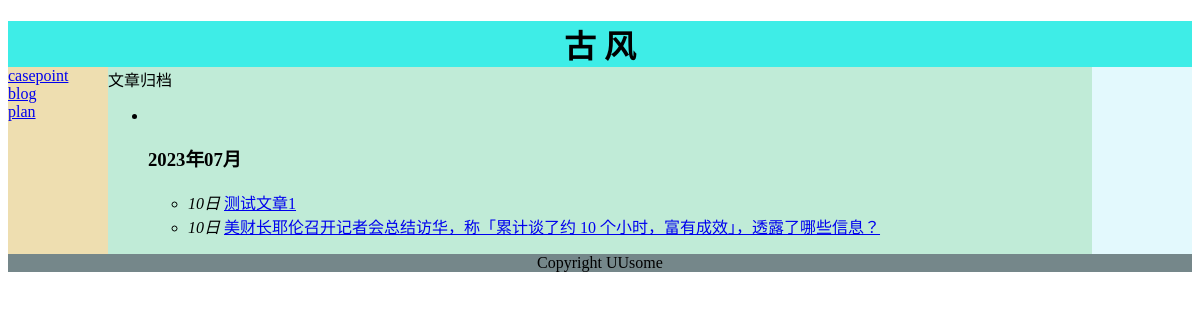
/blogarchive/, run on an earlier commit of the app's database.
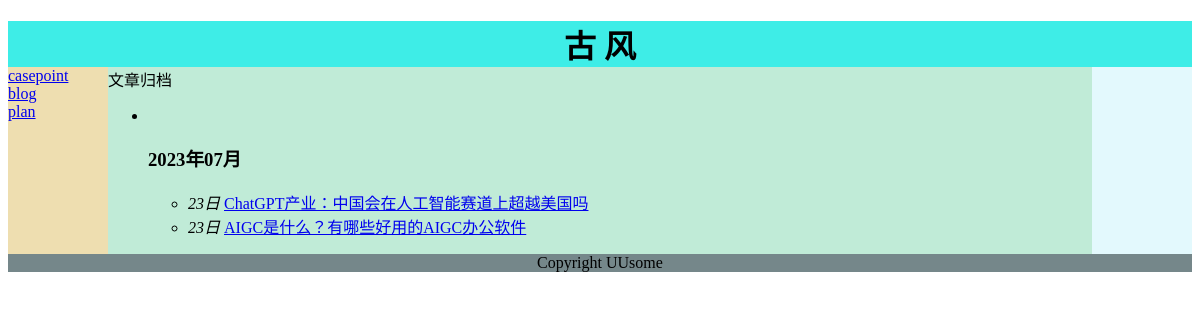
And on a later commit of the database.
### apps/blog/models.py (models this page shows, shortened)
class Article(models.Model):
    title = models.CharField(max_length=200)  # 博客标题
    category = models.ForeignKey('Category', verbose_name='文章类型', on_delete=models.CASCADE)
    date_time = models.DateField(auto_now_add=True)  # 博客日期
    content = models.TextField(blank=True, null=True)  # 文章正文
    digest = models.TextField(blank=True, null=True)  # 文章摘要
    author = models.CharField(max_length=64, verbose_name='作者')
    view = models.BigIntegerField(default=0)  # 阅读数
    comment = models.BigIntegerField(default=0)  # 评论数
    picture = models.CharField(max_length=200)  # 标题图片地址
    tag = models.ManyToManyField(Tag)  # 标签
    class Meta:  # 按时间降序
        ordering = ['-date_time']

### apps/blog/views.py (the view)
# urls.py: path('blogarchive/', views.archive, name='blogarchive'),
def archive(request):
    _blog_list = Article.objects.values("id", "title", "date_time").order_by('-date_time')
    archive_dict = {}
    for blog in _blog_list:
        pub_month = blog.get("date_time").strftime("%Y年%m月")
        if pub_month in archive_dict:
            archive_dict[pub_month].append(blog)
        else:
            archive_dict[pub_month] = [blog]
    data = sorted([{"date": _[0], "blogs": _[1]} for _ in archive_dict.items()], key=lambda item: item["date"],
                  reverse=True)
    return render(request, 'blog/archive.html', {"data": data})

### templates/blog/archive.html
{% extends "base-left.html" %}
{% load static %}
{% block content %}
    <section class="mysection">
        <div class="layui-card">
            <div class="layui-card-header">文章归档</div>
            <div class="layui-card-body">
                <ul class="layui-timeline">
                    {% for blog_list in data %}
                        <li class="layui-timeline-item">
                            <i class="layui-icon layui-timeline-axis">&#xe63f;</i>
                            <div class="layui-timeline-content layui-text">
                                <h3 class="layui-timeline-title" style="padding:0">{{ blog_list.date }}</h3>
                                <ul>
                                    {% for blog in blog_list.blogs %}
                                        <li>
                                            <em>{{ blog.date_time |date:"d" }}日</em>
                                            <a href="{% url "blogdetail" blog.id %}">{{ blog.title }}</a>
                                        </li>
                                    {% endfor %}
                                </ul>
                            </div>
                        </li>
                    {% endfor %}
                </ul>
            </div>
        </div>
    </section>
{% endblock %}

### templates/base-left.html (shortened to what this page needs)
{% extends "head-footer.html" %}
{% load static %}
{% block middle %}
<div id="menu" style="background-color:#eedeb0;width:100px;">
	<a href="{% url 'caselist' %}" role="button"> <span >casepoint </span></a><br>
	<a href="{% url 'blogs' %}" role="button"> <span >blog </span></a><br>
	<a href="{% url 'blogs' %}" role="button"> <span >plan </span></a><br>
</div>
<div id="content" style="background-color:#c0ebd7;flex:1;">
{% block content %}
{% endblock %}
</div>
<div id="right" style="background-color:#e3f9fd;color:#bbcdc5;width:100px;">
</div>
{% endblock %}

### templates/head-footer.html
{% extends "base-static.html" %}
{% load static %}
{% block main %}
 <div id="header" style="background-color:#3eede7;width:100%;">
        <h1 style="margin-bottom:0;text-align:center;">古 风</h1>
</div>
<div id="middle"  style="display:flex;" >
{% block middle %}
{% endblock %}
</div>
<div id="footer" style="background-color:#75878a;clear:both;text-align:center;">
	<footer >
		Copyright UUsome
	</footer>
</div>
{% endblock %}

### templates/base-static.html (shortened to what this page needs)
{% load static %}
<!DOCTYPE html>
<html>
<head>
</head>
<body >
<div id="maxname" >
{% block main %}
{% endblock %}
</div>
</body>
</html>

What changed in the data, as far as the page shows it:
removed Article: date_time "10", title "测试文章1"
removed Article: date_time "10", title "美财长耶伦召开记者会总结访华，称「累计谈了约 10 个小时，富有成效」，透露了哪些信息？"
added Article: date_time "23", title "ChatGPT产业：中国会在人工智能赛道上超越美国吗"
added Article: date_time "23", title "AIGC是什么？有哪些好用的AIGC办公软件"
